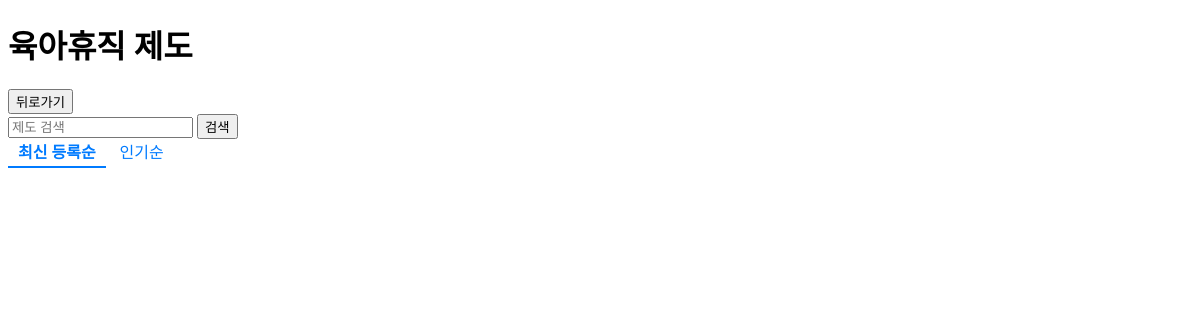
/program/policies/, run on an earlier commit of the app's database.
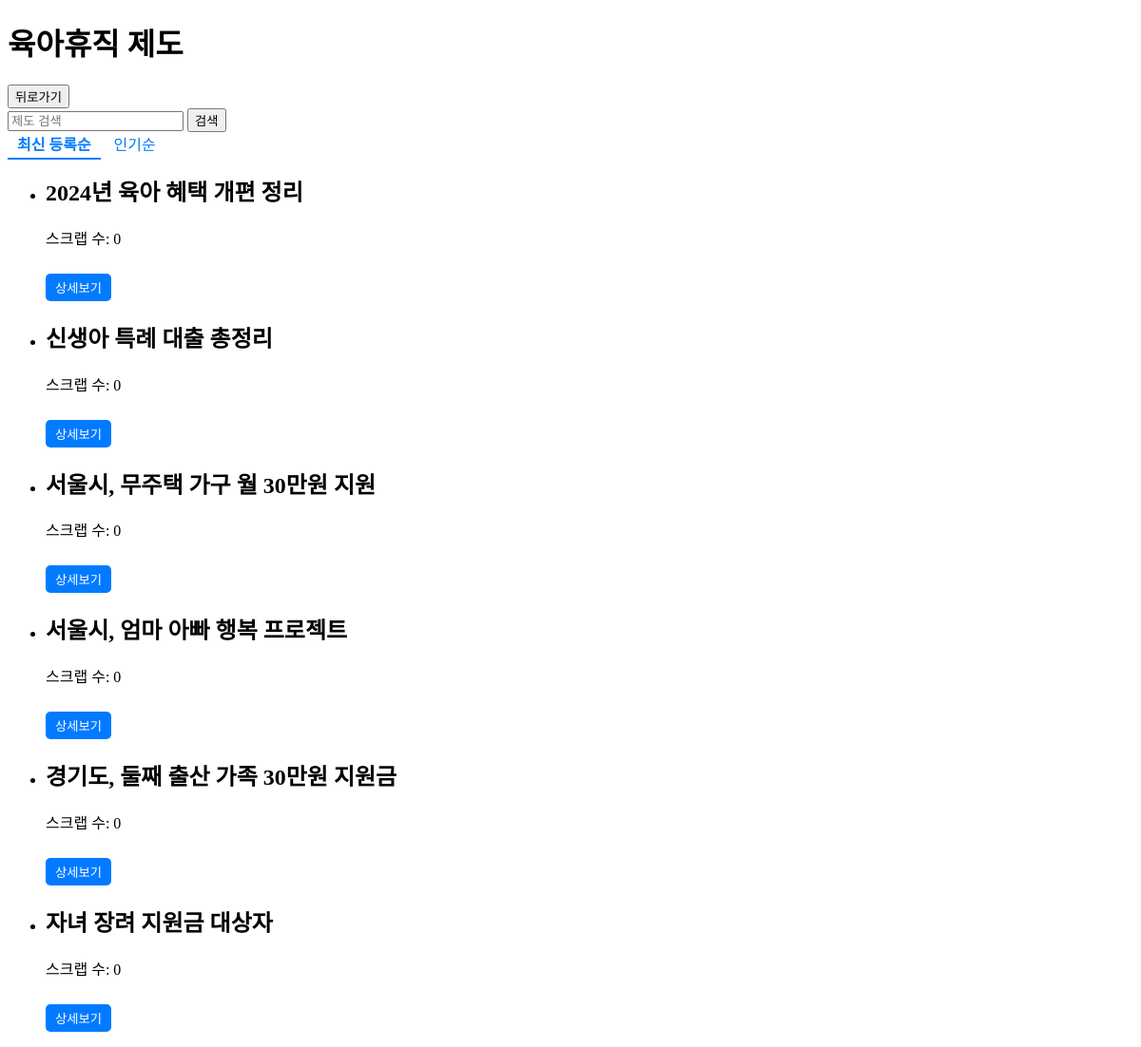
And on a later commit of the database.
### program/models.py (models this page shows, shortened)
class Policy(models.Model):
    title = models.CharField(max_length=200)
    created_at = models.DateTimeField(auto_now_add=True)  #최신 등록순

### program/views.py (the view)
# urls.py: path('policies/', policy_list, name='policy_list'),
def policy_list(request):
    sort_by = request.GET.get('sort_by', 'created_at')
    query = request.GET.get('q', '')
    policies = Policy.objects.annotate(scrap_count=Count('scraps'))
    if query:
        policies = policies.filter(title__icontains=query)
    if sort_by == 'scrap_count':
        policies = policies.order_by('-scrap_count', '-created_at')
    else:
        policies = policies.order_by('-created_at')
    return render(request, 'program/policy_list.html', {'policies': policies, 'sort_by': sort_by, 'query': query})

### program/templates/program/policy_list.html (shortened to what this page needs)
<!DOCTYPE html>
<html>
<head>
</head>
<body>
    <h1>육아휴직 제도</h1>
    <a href="{% url 'program:program_home' %}"><button>뒤로가기</button></a>
    <br>
    <form method="GET" action="{% url 'program:policy_list' %}">
        <input type="text" name="q" placeholder="제도 검색" value="{{ query }}">
        <button type="submit">검색</button>
    </form>
    <div class="sort-buttons">
        <a href="{% url 'program:policy_list' %}?sort_by=created_at" class="{% if sort_by == 'created_at' %}active{% endif %}">최신 등록순</a>
        <a href="{% url 'program:policy_list' %}?sort_by=scrap_count" class="{% if sort_by == 'scrap_count' %}active{% endif %}">인기순</a>
    </div>
    <ul>
        {% for policy in policies %}
            <li>
                <h2 class="title">{{ policy.title }}</h2>
                <p>스크랩 수: {{ policy.scrap_count }}</p>
                <a href="{% url 'program:policy_detail' policy.id %}"><button class="details-button">상세보기</button></a>
            </li>
        {% endfor %}
    </ul>
</body>
</html>

What changed in the data, as far as the page shows it:
added Policy: title "2024년 육아 혜택 개편 정리", scrap_count "0"
added Policy: title "신생아 특례 대출 총정리", scrap_count "0"
added Policy: title "서울시, 무주택 가구 월 30만원 지원", scrap_count "0"
added Policy: title "서울시, 엄마 아빠 행복 프로젝트", scrap_count "0"
added Policy: title "경기도, 둘째 출산 가족 30만원 지원금", scrap_count "0"
added Policy: title "자녀 장려 지원금 대상자", scrap_count "0"
